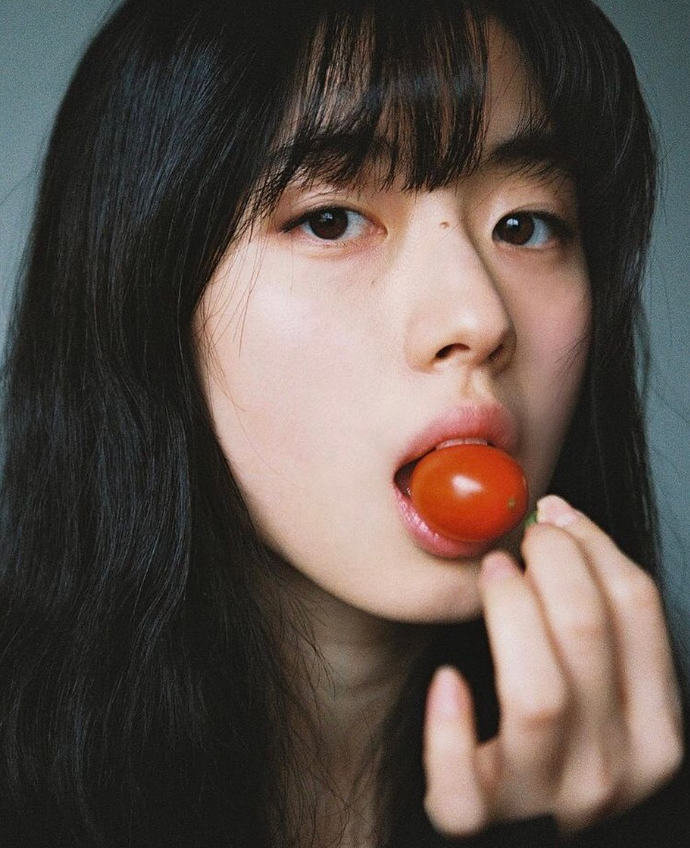
#> input picture hpwink.png, 690 x 848 px
$ python contours.py
#> lines starting #> are read from the running program, lines starting #| are printed output that depends on the picture; after the words box and inside, x2 and y2 are one past the last pixel; in counts of white or black regions, pixels touching at a corner belong together
import cv2 as cv
import numpy as np

img = cv.imread("hpwink.png")
#> img is the input picture: shape (848, 690, 3); mean B, G, R 74, 80.2, 91.7
cv.imshow("g",img)

blank = np.zeros(img.shape, dtype='uint8')

gray =  cv.cvtColor(img, cv.COLOR_BGR2GRAY)
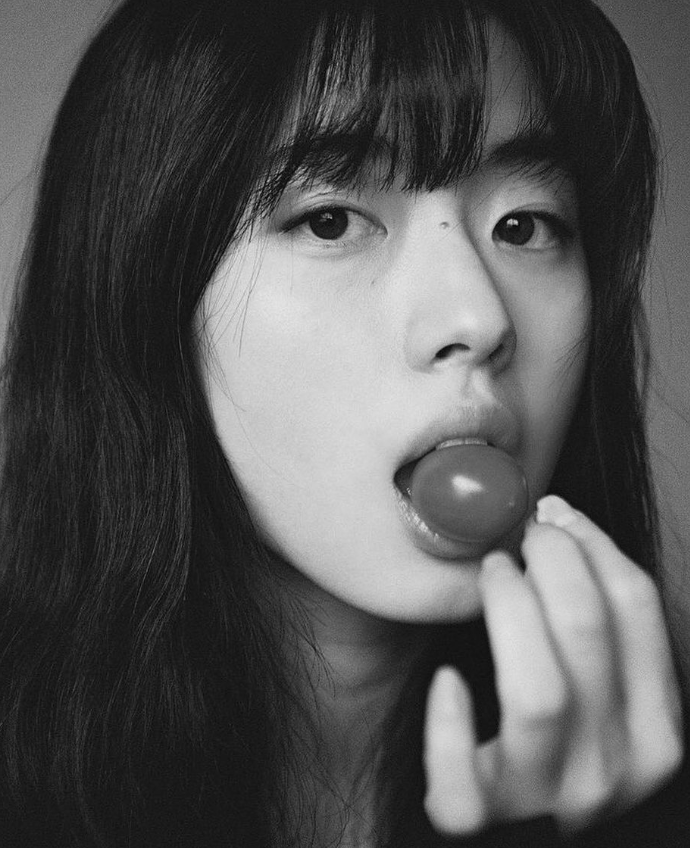
#> gray: shape (848, 690); min 4, max 230, mean 82.9
blur= cv.GaussianBlur(gray, (5,5), cv.BORDER_DEFAULT)
cv.imshow("Blur", blur)
canny = cv.Canny(gray,125,175)
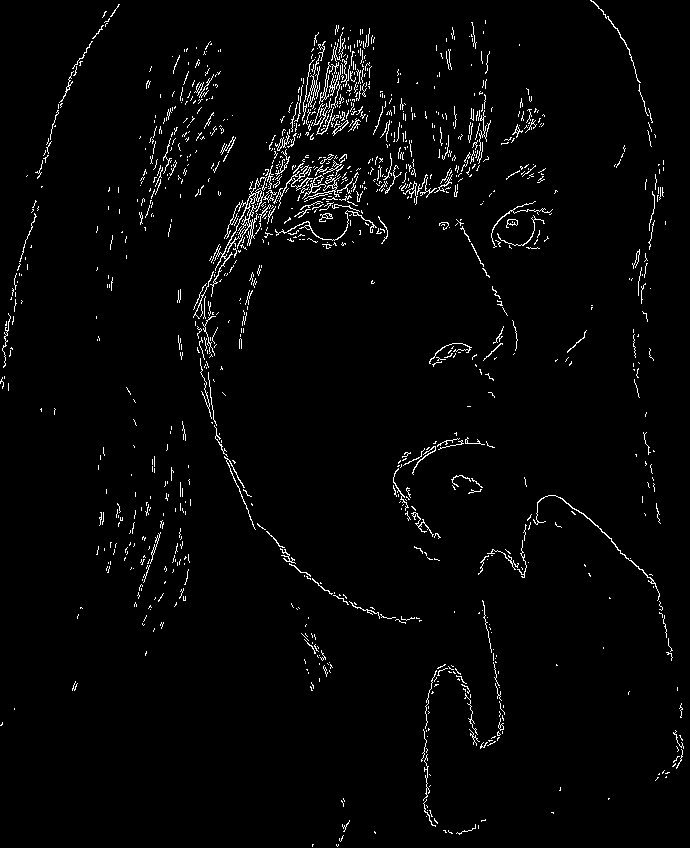
#> canny: shape (848, 690); 2.5% white in thin lines or dots
cv.imshow("canny", canny)

ret, thresh = cv.threshold(gray, 125, 255, cv.THRESH_BINARY)
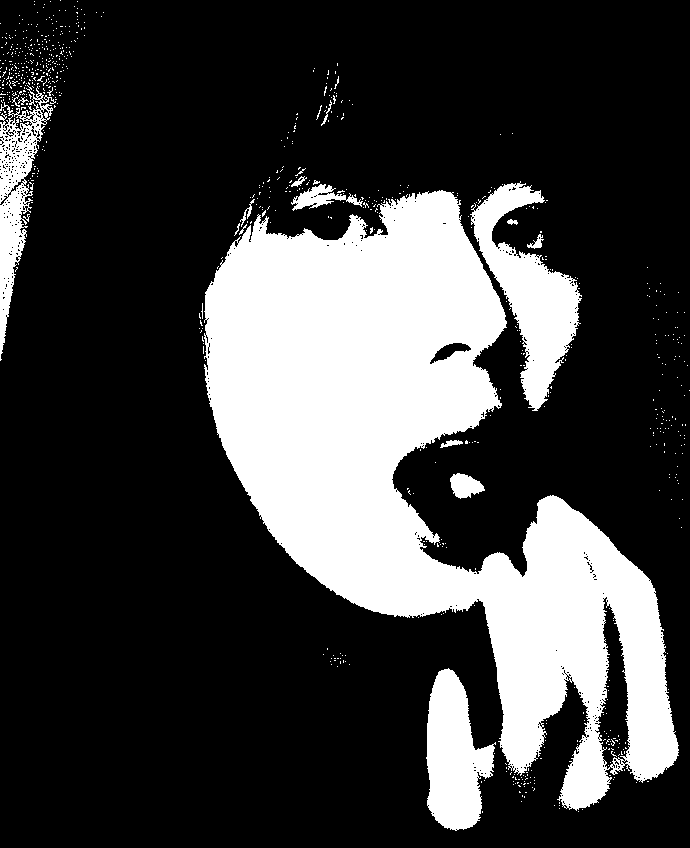
#> thresh: shape (848, 690); 25.2% white; 781 white regions (762 under 20 px)
cv.imshow("thresh", thresh)

contours, hierarchies = cv.findContours(thresh, cv.RETR_LIST, cv.CHAIN_APPROX_NONE)
#> contours = 1373 contours, 1352 with area under 20; largest, box (x1, y1, x2, y2) and area: (204, 190, 679, 811) 124472, (470, 181, 582, 411) 9494, (426, 668, 496, 831) 7064, (0, 85, 56, 361) 5220, (595, 596, 631, 770) 3277
print(len(contours))
#| 1373

cv.drawContours(blank, contours, -1, (0, 0, 255), -1)
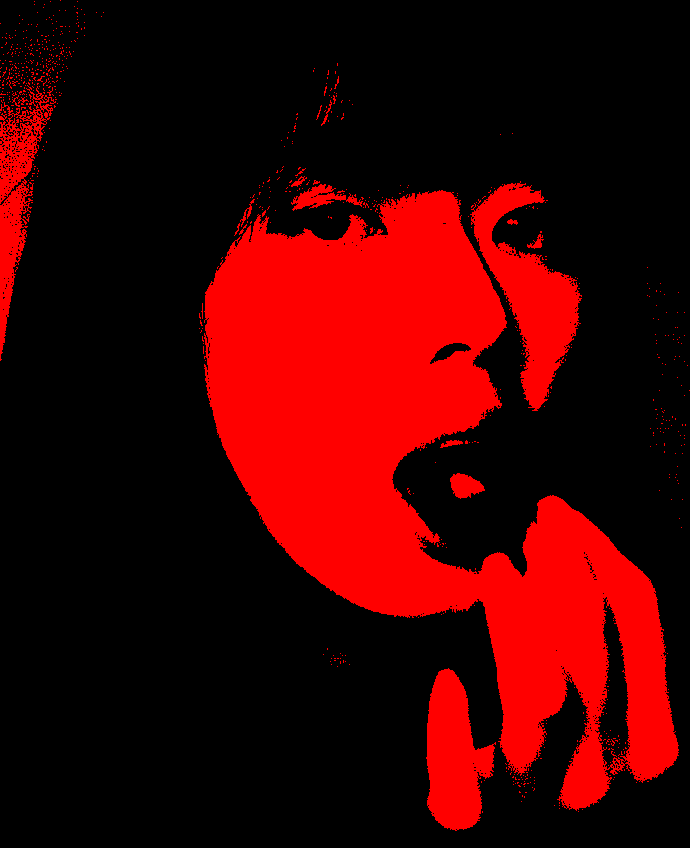
#> blank: shape (848, 690, 3); mean of channels 0, 1, 2 0, 0, 64.3; drawn as B, G, R
cv.imshow("Contours", blank)
cv.waitKey(0)
